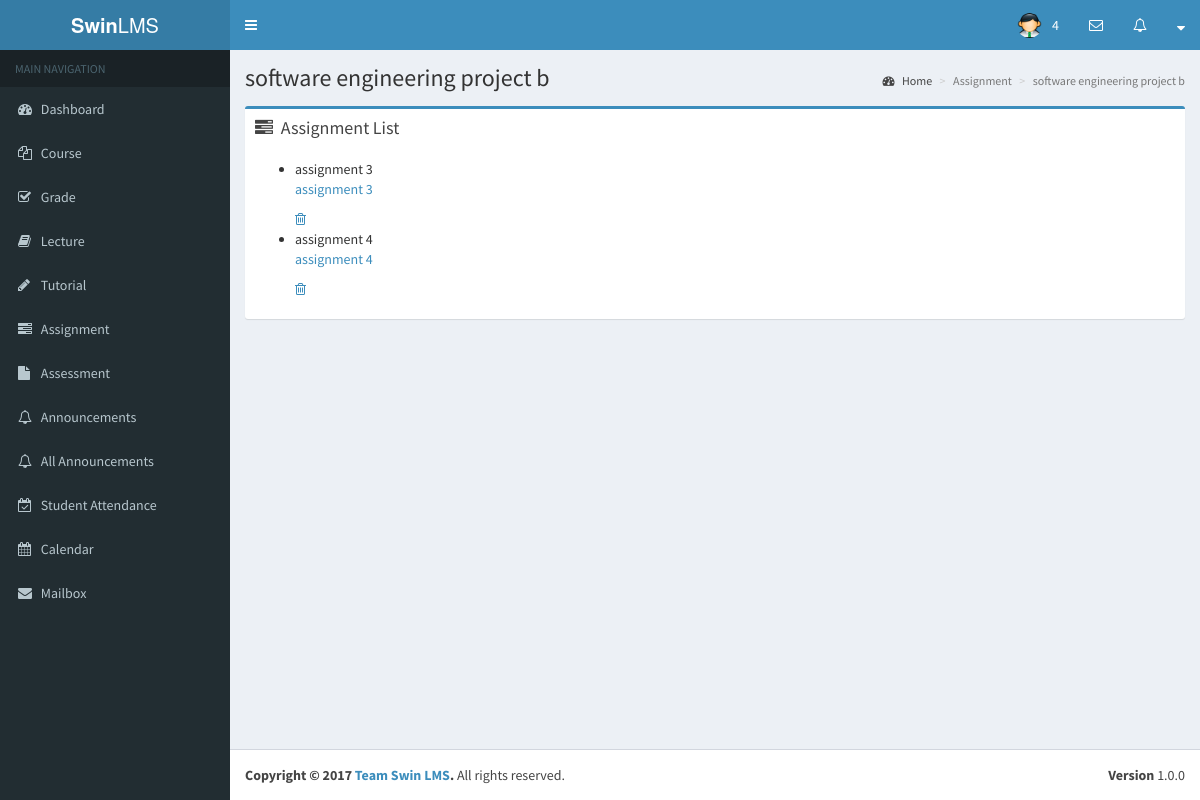
Before: /lecturer/assignment_view.php?id=2&name=software engineering project b with the older database file.
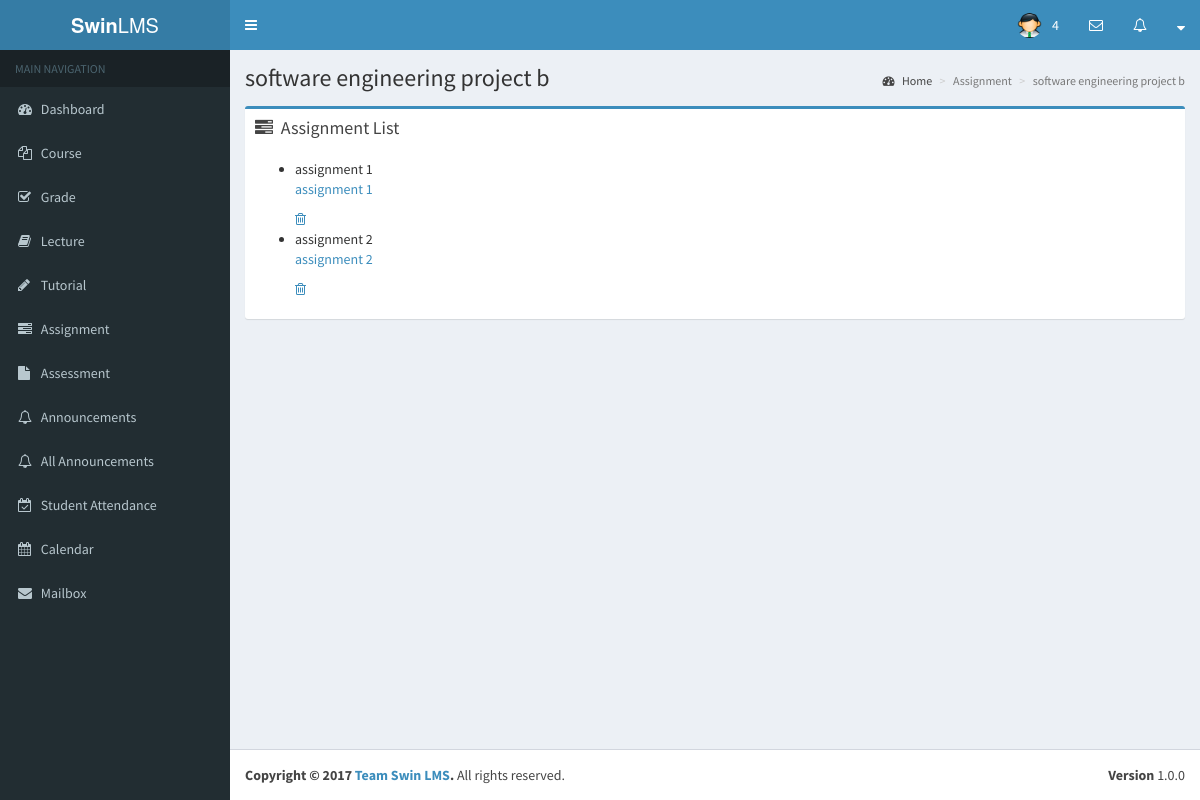
After: the same page with the newer database file.
### tables this page shows
CREATE TABLE `assignment` (
  `id` int(11) NOT NULL,
  `unit_id` int(11) NOT NULL,
  `title` varchar(45) NOT NULL,
  `file` varchar(100) DEFAULT NULL,
  `description` varchar(50) NOT NULL,
  `type` varchar(30) DEFAULT NULL,
  `size` int(11) DEFAULT NULL
);

### lecturer/assignment_view.php (the view, shortened to what this page needs)
<?php
require_once '../app/init.php';
$courselistQuery = $db->prepare("
    SELECT id, title, file, description
    FROM assignment
    WHERE unit_id=:unit_id
");
$courselistQuery->execute([
    'unit_id' => $_SESSION['unit_id']
]);
$courselist = $courselistQuery->rowCount() ? $courselistQuery : [];
?>
<!DOCTYPE html>
<html>
    <?php include_once('first.php') ?>
    <body class="hold-transition skin-blue sidebar-mini">
    <?php include_once('header.php')?>
    <?php include_once('sidebar.php') ?>
        <div class="content-wrapper">
            <section class="content-header contentheader">
                  <h1 class="header">
                      <?php echo $_GET['name']; ?>
                  </h1>
                  <ol class="breadcrumb">
                    <li><a href="dashboard.php"><i class="fa fa-dashboard"></i> Home</a></li>
                    <li class="active">Assignment</li>
                    <li class="active"><?php echo $_GET['name']; ?></li>
                  </ol>
            </section>
            <section class="content">
                <div class="row">
                    <section class="col-lg-12">
                        <div class="box box-primary">
                            <div class="box-header">
                                <i class="fa fa-tasks"></i>
                                    <h3 class="box-title">Assignment List</h3>
                            </div>
                            <div class="box-body">
                                <?php if(!empty($courselist)): ?>
                                <ul class="courselist">
                                    <?php foreach($courselist as $course): ?>
                                    <li>
                                        <span class="$course"><?php echo $course['title']; ?></span>
                                        <a href="upload/uploads/<?php echo $course['file'] ?>" target="_blank"><?php echo $course['description'] ?></a>
                                        <a href="assignment/remove.php?id=<?php echo $course['id'] ?>&unit_id=<?php echo $_SESSION['unit_id']; ?>&name=<?php echo $_GET['name']; ?>" class="delete-button"><i class="fa fa-trash-o"></i></a>
                                    </li>
                                    <?php endforeach; ?>
                                </ul>
                                <?php else: ?>
                                    <p>There is no units to display.</p>
                                <?php endif; ?>
                            </div>
                        </div>
                    </section>
                </div>
            </section>
        </div>
    <?php include_once('footer.php') ?>
    </body>
</html>

Changed rows visible on the page:
removed assignment: title "assignment 3", description "assignment 3"
removed assignment: title "assignment 4", description "assignment 4"
added assignment: title "assignment 1", description "assignment 1"
added assignment: title "assignment 2", description "assignment 2"
